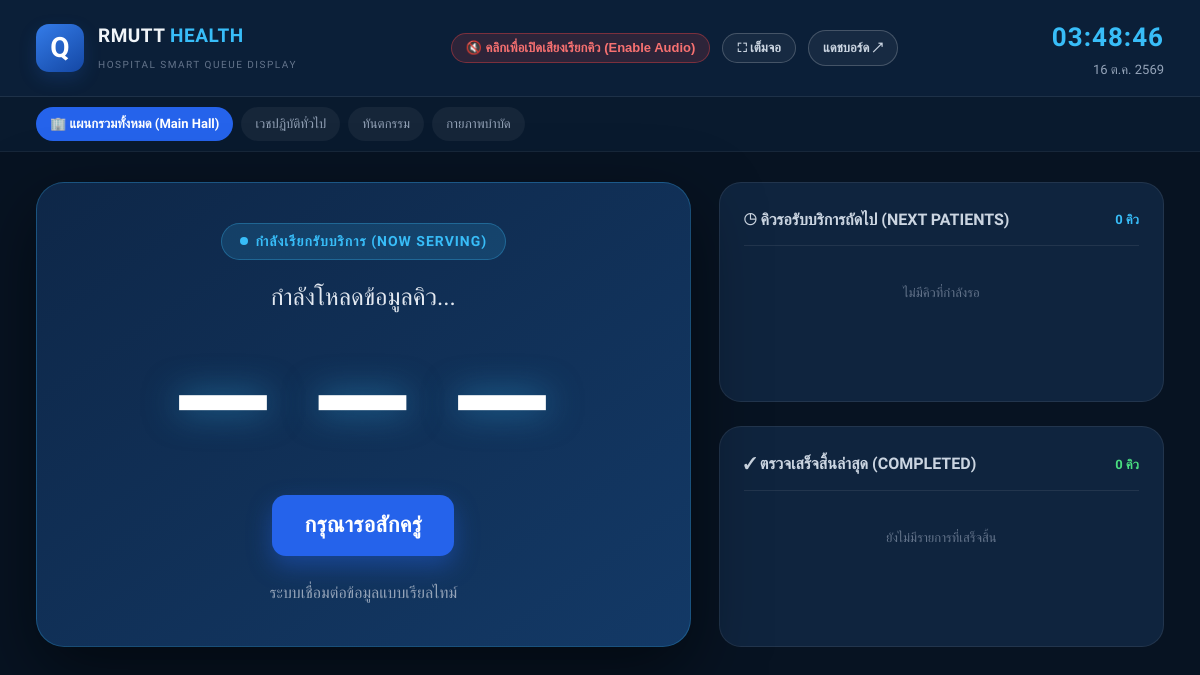
/queue_display.php, run on the app's committed database.
### tables this page shows
CREATE TABLE IF NOT EXISTS departments (
  id BIGINT UNSIGNED AUTO_INCREMENT PRIMARY KEY,
  name VARCHAR(150) NOT NULL,
  description TEXT NULL,
  location_label VARCHAR(190) NULL,
  is_open_for_booking TINYINT(1) NOT NULL DEFAULT 1,
  created_at TIMESTAMP NOT NULL DEFAULT CURRENT_TIMESTAMP
);

### queue_display.php (the view, shortened to what this page needs)
<?php
require_once __DIR__ . '/config/database.php';
try {
    $departments = $pdo->query("SELECT id, name FROM departments WHERE is_open_for_booking = 1 ORDER BY id ASC")->fetchAll();
} catch (PDOException $e) {
    $departments = [];
}
$deptId = (int)($_GET['department_id'] ?? 0);
?>
<!DOCTYPE html>
<html lang="th">
<head>
  <link rel="stylesheet" href="assets/css/style.css">
  <link rel="stylesheet" href="assets/css/queue.css">
</head>
<body class="display-body">
  <header class="display-header">
    <div class="display-brand">
      <div class="brand-mark" style="width:48px; height:48px; font-size:28px;"><span>Q</span></div>
      <div>
        <div style="font-size: 19px; font-weight: 800; letter-spacing: 0.5px;">RMUTT <span style="color:#38bdf8;">HEALTH</span></div>
        <small style="color: #64748b; font-size: 10px; letter-spacing: 1.5px;">HOSPITAL SMART QUEUE DISPLAY</small>
      </div>
    </div>
    <div style="display: flex; gap: 12px; align-items: center;">
      <button type="button" id="btnToggleSound" class="sound-toggle-btn muted" onclick="toggleAudio()">
        🔇 คลิกเพื่อเปิดเสียงเรียกคิว (Enable Audio)
      </button>
      <button type="button" class="sound-toggle-btn" style="border-color:rgba(255,255,255,0.2); color:#cbd5e1; background:rgba(255,255,255,0.05);" onclick="toggleFullscreen()">
        ⛶ เต็มจอ
      </button>
      <a href="dashboard.php" class="sound-toggle-btn" style="border-color:rgba(255,255,255,0.2); color:#cbd5e1; background:rgba(255,255,255,0.05);">
        แดชบอร์ด ↗
      </a>
    </div>
    <div>
      <div class="display-clock" id="displayClock">00:00:00</div>
      <div class="display-date" id="displayDate"><?= date('d/m/Y') ?></div>
    </div>
  </header>
  <div class="dept-tabs">
    <a href="queue_display.php?department_id=0" class="dept-tab-item <?= $deptId === 0 ? 'active' : '' ?>">
      🏢 แผนกรวมทั้งหมด (Main Hall)
    </a>
    <?php foreach ($departments as $d): ?>
      <a href="queue_display.php?department_id=<?= $d['id'] ?>" class="dept-tab-item <?= $deptId === (int)$d['id'] ? 'active' : '' ?>">
        <?= htmlspecialchars($d['name']) ?>
      </a>
    <?php endforeach; ?>
  </div>
  <main class="display-grid">
    <div class="now-calling-card calling-anim" id="nowCallingBox">
      <div class="now-calling-badge">
        <i></i> <span>กำลังเรียกรับบริการ (NOW SERVING)</span>
      </div>
      <div class="calling-dept" id="callingDeptName">
        กำลังโหลดข้อมูลคิว...
      </div>
      <div class="calling-number" id="callingNumber">
        — — —
      </div>
      <div style="margin-bottom: 24px;">
        <span class="calling-counter" id="callingLocation">
          กรุณารอสักครู่
        </span>
      </div>
      <div style="font-size: 16px; color: #94a3b8;" id="callingPatientName">
        ระบบเชื่อมต่อข้อมูลแบบเรียลไทม์
      </div>
    </div>
    <div class="display-side-col">
      <div class="display-list-card">
        <div class="display-list-title">
          <span>◷ คิวรอรับบริการถัดไป (NEXT PATIENTS)</span>
          <span style="font-size: 13px; color: #38bdf8;" id="waitingCount">0 คิว</span>
        </div>
        <div class="queue-tag-grid" id="waitingGrid">
          <div style="color: #64748b; font-size: 13px; grid-column: 1 / -1; padding: 20px 0; text-align: center;">
            ไม่มีคิวที่กำลังรอ
          </div>
        </div>
      </div>
      <div class="display-list-card">
        <div class="display-list-title">
          <span>✓ ตรวจเสร็จสิ้นล่าสุด (COMPLETED)</span>
          <span style="font-size: 13px; color: #4ade80;" id="completedCount">0 คิว</span>
        </div>
        <div class="queue-tag-grid" id="completedGrid">
          <div style="color: #64748b; font-size: 13px; grid-column: 1 / -1; padding: 20px 0; text-align: center;">
            ยังไม่มีรายการที่เสร็จสิ้น
          </div>
        </div>
      </div>
    </div>
  </main>
</body>
</html>

### assets/css/style.css (style rules this page uses)
:root { --navy: #0b1d36; --navy-2: #102b50; --blue: #2869d8; --blue-light: #eaf2ff; --ink: #15243a; --muted: #718096; --line: #e6ebf2; --surface: #f6f8fc; --white: #fff; --green: #19a779; --radius: 20px; --shadow: 0 24px 70px rgba(10, 29, 57, .13) }
* { box-sizing: border-box }
html { scroll-behavior: smooth; scroll-padding-top: 90px }
body { margin: 0; font-family: "IBM Plex Sans Thai", sans-serif; color: var(--ink); background: #fff; font-size: 15px; line-height: 1.65 }
a { color: inherit; text-decoration: none }
.brand-mark { width: 43px; height: 43px; background: linear-gradient(145deg, #347ce9, #1447a4); color: #fff; border-radius: 13px; display: grid; place-items: center; box-shadow: 0 7px 17px #2466cf35; font-size: 26px; font-weight: 700 }

### assets/css/queue.css (style rules this page uses)
.display-body { background: #071322; color: #f1f5f9; min-height: 100vh; margin: 0; font-family: 'IBM Plex Sans Thai', sans-serif; overflow-x: hidden; }
.display-header { background: #0b1f38; border-bottom: 1px solid rgba(255, 255, 255, 0.08); padding: 16px 36px; display: flex; justify-content: space-between; align-items: center; }
.display-brand { display: flex; align-items: center; gap: 14px; }
.display-clock { font-size: 26px; font-weight: 700; color: #38bdf8; letter-spacing: 1px; }
.display-date { font-size: 13px; color: #94a3b8; text-align: right; }
.display-grid { display: grid; grid-template-columns: 1.25fr 0.85fr; gap: 28px; padding: 30px 36px; max-width: 1800px; margin: auto; }
.now-calling-card { background: linear-gradient(145deg, #0e2748 0%, #133966 100%); border: 1px solid rgba(56, 189, 248, 0.25); border-radius: 28px; padding: 40px; box-shadow: 0 25px 70px rgba(0, 0, 0, 0.5); position: relative; overflow: hidden; text-align: center; }
.now-calling-badge { display: inline-flex; align-items: center; gap: 8px; background: rgba(56, 189, 248, 0.15); color: #38bdf8; border: 1px solid rgba(56, 189, 248, 0.3); padding: 6px 18px; border-radius: 30px; font-size: 14px; font-weight: 700; letter-spacing: 1px; }
.now-calling-badge i { width: 8px; height: 8px; background: #38bdf8; border-radius: 50%; animation: pulseGlow 1.2s infinite; }
.calling-dept { font-size: 24px; color: #e2e8f0; margin: 18px 0 8px; }
.calling-number { font-size: clamp(84px, 12vw, 130px); font-weight: 800; color: #ffffff; letter-spacing: 4px; line-height: 1.1; text-shadow: 0 0 35px rgba(56, 189, 248, 0.5); margin: 15px 0 20px; }
.calling-counter { display: inline-block; background: #2563eb; color: #ffffff; padding: 12px 32px; border-radius: 14px; font-size: 22px; font-weight: 700; letter-spacing: 0.5px; box-shadow: 0 10px 25px rgba(37, 99, 235, 0.4); }
.display-side-col { display: flex; flex-direction: column; gap: 24px; }
.display-list-card { background: #0f243e; border: 1px solid rgba(255, 255, 255, 0.08); border-radius: 22px; padding: 24px; flex: 1; }
.display-list-title { display: flex; justify-content: space-between; align-items: center; font-size: 16px; font-weight: 700; color: #cbd5e1; margin: 0 0 16px; padding-bottom: 12px; border-bottom: 1px solid rgba(255, 255, 255, 0.08); }
.queue-tag-grid { display: grid; grid-template-columns: repeat(auto-fill, minmax(110px, 1fr)); gap: 12px; }

### queue_display.php (style rules this page uses)
.dept-tabs { display: flex; gap: 8px; overflow-x: auto; padding: 10px 36px; background: #091a2e; border-bottom: 1px solid rgba(255,255,255,0.06); }
.dept-tab-item { padding: 6px 14px; border-radius: 20px; font-size: 13px; color: #94a3b8; background: rgba(255,255,255,0.05); text-decoration: none; transition: all 0.2s; white-space: nowrap; }
.dept-tab-item:hover, .dept-tab-item.active { background: #2563eb; color: #ffffff; font-weight: 600; }
.sound-toggle-btn { background: rgba(56, 189, 248, 0.15); border: 1px solid rgba(56, 189, 248, 0.4); color: #38bdf8; padding: 6px 14px; border-radius: 20px; font-size: 13px; font-weight: 600; cursor: pointer; display: inline-flex; align-items: center; gap: 6px; transition: all 0.2s; }
.sound-toggle-btn.muted { background: rgba(239, 68, 68, 0.15); border-color: rgba(239, 68, 68, 0.4); color: #f87171; }
.calling-anim { animation: callingFlash 1.5s infinite alternate; }

### data on the page
departments: name "เวชปฏิบัติทั่วไป"
departments: name "ทันตกรรม"
departments: name "กายภาพบำบัด"
